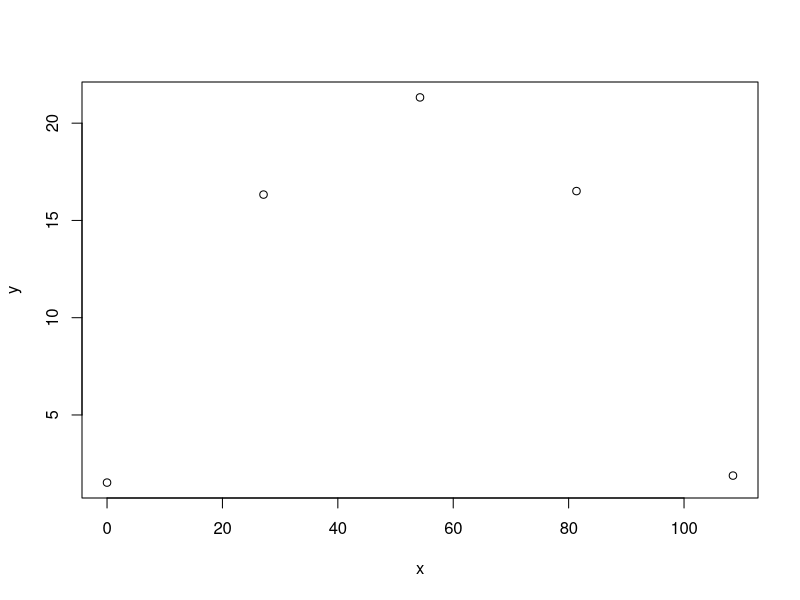
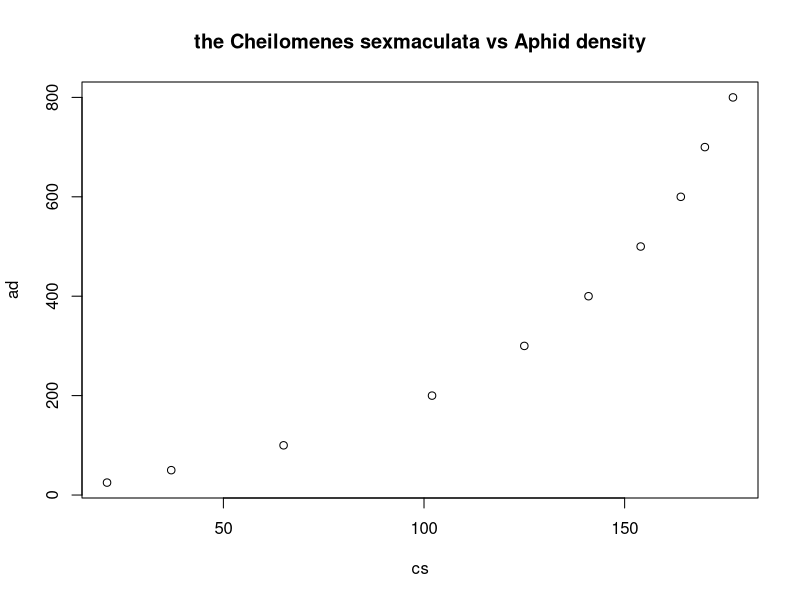
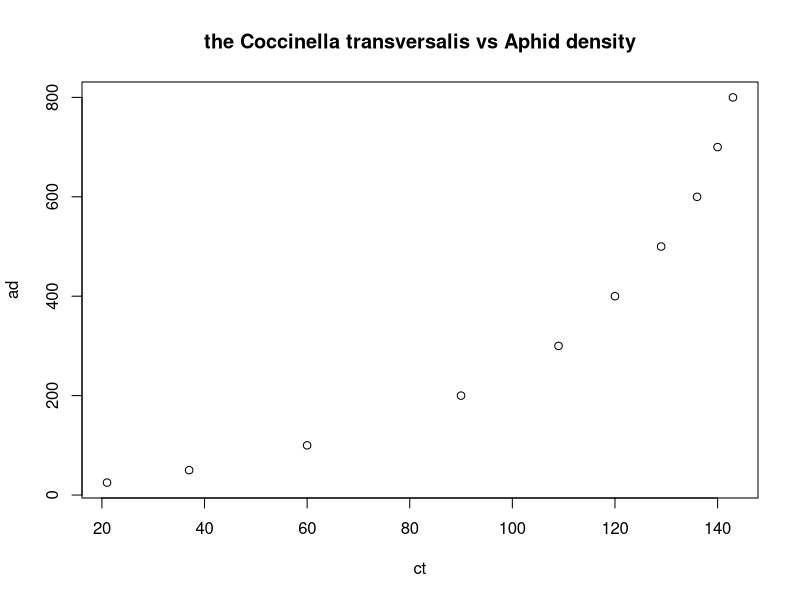
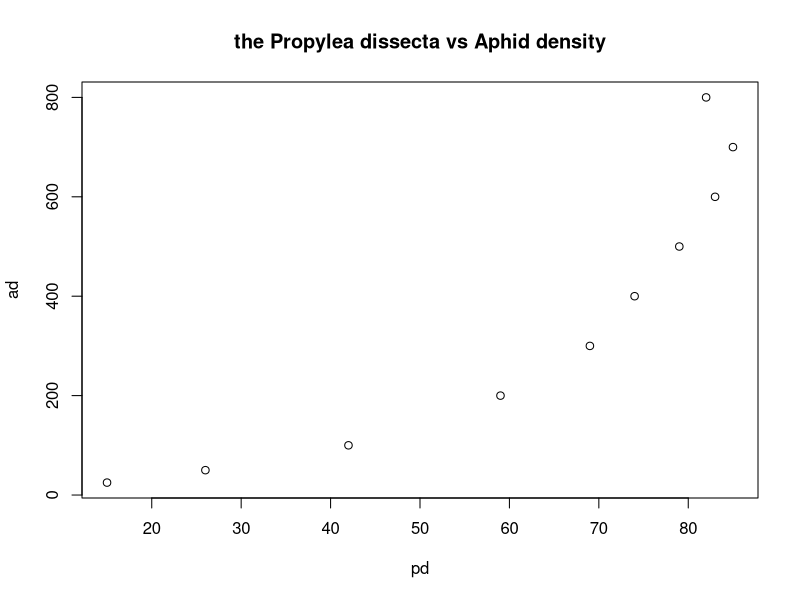

Generate these figures, in order, with R:
## ---- chunk 1
knitr::opts_chunk$set(
    echo = TRUE,
    warning = FALSE,
    message = FALSE)
## ---- chunk 2
a <- (93^2 - 164) / (46^3 + 189)
b <- 376 - (23^2) / 4
c <- (59 + 48^2) / ((-9) + 22^2)
d <- (-16 + 55^2) / (13 + 29^2)
e <- 18^4 - 16^3 + 14^2 - 12
c(a, b, c, d, e)
## ---- chunk 3
x <- 1:20
print(3^x)
length(3^x)
## ---- chunk 4
t <- 0:4.09
x <- 27.12 * t
y <- 1.524 + 19.71 * t - 4.905 * t^2
plot(x, y)

# From the plot, the ball goes up to a maximum of 21 ft and flies far up to 130 ft.
## ---- chunk 5
# vectors data
cs <- c(21, 37, 65, 102, 125, 141, 154, 164, 170, 177)
ct <- c(21, 37, 60, 90, 109, 120, 129, 136, 140, 143)
pd <- c(15, 26, 42, 59, 69, 74, 79, 83, 85, 82)
# plot for each type of coccinellid
## vector data of aphid density
ad <- c(25, 50, 100, 200, 300, 400, 500, 600, 700, 800)
## plot
plot(cs, ad, type = "p", main = "the Cheilomenes sexmaculata vs Aphid density")

plot(ct, ad, type = "p", main = "the Coccinella transversalis vs Aphid density")

plot(pd, ad, type = "p", main = "the Propylea dissecta vs Aphid density")
